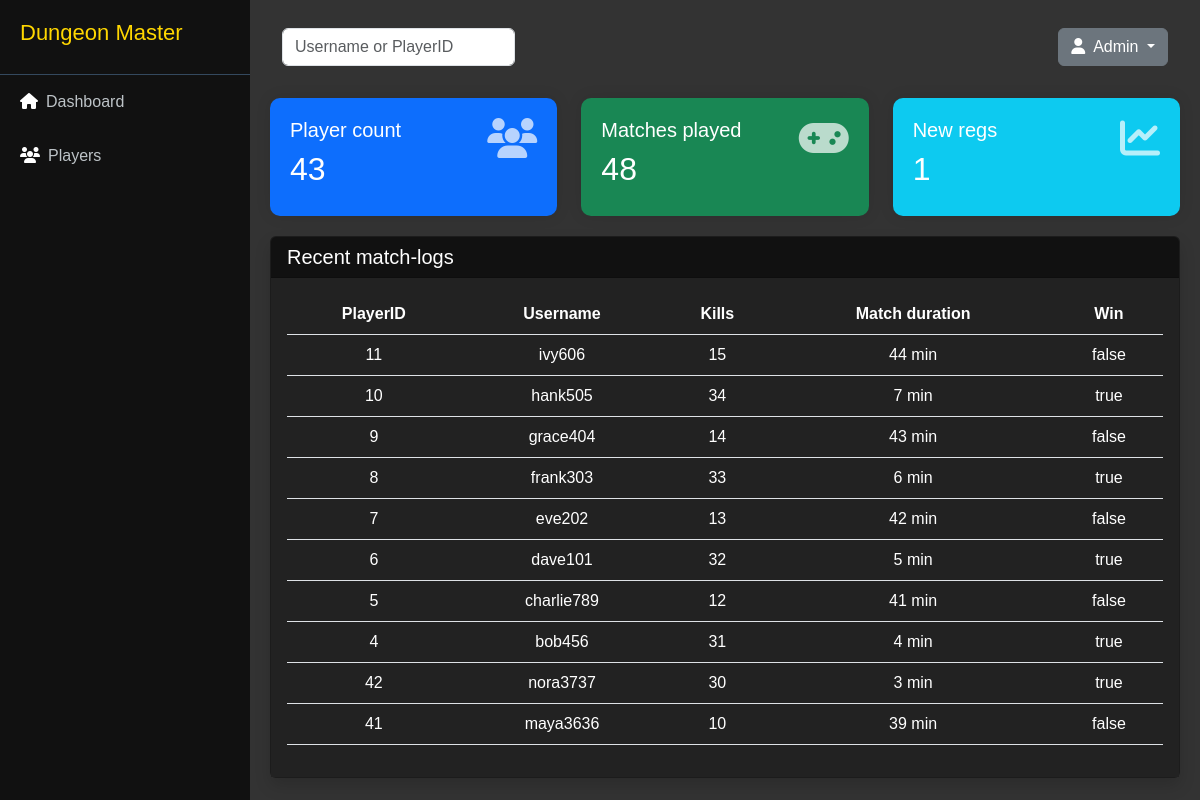
/dungeonmaster/admin_panel/mainPanel.php, run on the app's committed database.
### tables this page shows
CREATE TABLE `matchlogs` (
  `MatchID` int(11) NOT NULL,
  `PlayerID` int(11) NOT NULL,
  `Kills` int(11) DEFAULT 0,
  `MatchDuration` int(11) NOT NULL,
  `Win` tinyint(1) NOT NULL
);

CREATE TABLE `players` (
  `PlayerID` int(11) NOT NULL,
  `Username` varchar(50) NOT NULL,
  `PasswordHash` varchar(255) NOT NULL,
  `Email` varchar(100) NOT NULL,
  `Level` int(3) NOT NULL DEFAULT 0,
  `Permission` int(1) NOT NULL DEFAULT 0,
  `RegDate` datetime NOT NULL DEFAULT current_timestamp()
);

### dungeonmaster/admin_panel/mainPanel.php (the view, shortened to what this page needs)
<?php
$servername = "localhost";
$username = "root";
$password = "";
$dbname = "dungeonmaster";
try {
    $conn = new PDO("mysql:host=$servername;dbname=$dbname", $username, $password);
    $conn->setAttribute(PDO::ATTR_ERRMODE, PDO::ERRMODE_EXCEPTION);
    $stmt = $conn->query("SELECT COUNT(*) FROM players");
    $playerCount = $stmt->fetchColumn();
    $stmt = $conn->query("SELECT COUNT(*) FROM players WHERE DATE(RegDate) = CURDATE()");
    $newRegs = $stmt->fetchColumn();
    $stmt = $conn->query("SELECT COUNT(*) FROM matchlogs");
    $matchesPlayed = $stmt->fetchColumn();
    $stmt = $conn->query("
        SELECT m.PlayerID, p.Username, m.Kills, m.MatchDuration, m.Win
        FROM matchlogs m
        JOIN players p ON m.PlayerID = p.PlayerID
        ORDER BY m.MatchID DESC
        LIMIT 10
    ");
    $matchLogs = $stmt->fetchAll(PDO::FETCH_ASSOC);
} catch(PDOException $e) {
    echo "Hiba: " . $e->getMessage();
}
?>
<!DOCTYPE html>
<html lang="hu">
<head>
    <link href="https://cdn.jsdelivr.net/npm/bootstrap@5.3.0/dist/css/bootstrap.min.css" rel="stylesheet">
    <link rel="stylesheet" href="https://cdnjs.cloudflare.com/ajax/libs/font-awesome/6.4.0/css/all.min.css">
</head>
<body>
<div class="sidebar">
    <div class="sidebar-header">
        <h4>Dungeon Master</h4>
    </div>
    <ul class="sidebar-menu">
        <li><a href="mainPanel.php"><i class="fas fa-home me-2"></i>Dashboard</a></li>
        <li><a href="users.php"><i class="fas fa-users me-2"></i>Players</a></li>
    </ul>
</div>
<div class="main-content">
    <nav class="navbar mb-4">
        <div class="container-fluid">
            <form class="d-flex">
                <input class="form-control me-2" type="search" placeholder="Username or PlayerID">
            </form>
            <div class="dropdown">
                <button class="btn btn-secondary dropdown-toggle" type="button" data-bs-toggle="dropdown">
                    <i class="fas fa-user me-2"></i>Admin
                </button>
            </div>
        </div>
    </nav>
    <div class="row">
        <div class="col-md-4">
            <div class="stat-card bg-primary text-white">
                <h5>Player count</h5>
                <h2><?= htmlspecialchars($playerCount) ?></h2>
                <i class="fas fa-users stat-icon"></i>
            </div>
        </div>
        <div class="col-md-4">
            <div class="stat-card bg-success text-white">
                <h5>Matches played</h5>
                <h2><?= htmlspecialchars($matchesPlayed) ?></h2>
                <i class="fas fa-gamepad stat-icon"></i>
            </div>
        </div>
        <div class="col-md-4">
            <div class="stat-card bg-info text-white">
                <h5>New regs</h5>
                <h2><?= htmlspecialchars($newRegs) ?></h2>
                <i class="fas fa-chart-line stat-icon"></i>
            </div>
        </div>
    </div>
    <div class="card shadow" style="background-color: #222 !important;">
        <div class="card-header">
            <h5 class="mb-0">Recent match-logs</h5>
        </div>
        <div class="card-body">
            <table class="table table-hover">
                <thead>
                    <tr>
                        <th>PlayerID</th>
                        <th>Username</th>
                        <th>Kills</th>
                        <th>Match duration</th>
                        <th>Win</th>
                    </tr>
                </thead>
                <tbody>
                    <?php foreach ($matchLogs as $log): ?>
                        <tr>
                            <td><?= htmlspecialchars($log['PlayerID']) ?></td>
                            <td><?= htmlspecialchars($log['Username']) ?></td>
                            <td><?= htmlspecialchars($log['Kills']) ?></td>
                            <td><?= htmlspecialchars($log['MatchDuration']) ?> min</td>
                            <td><?= $log['Win'] ? 'true' : 'false' ?></td>
                        </tr>
                    <?php endforeach; ?>
                </tbody>
            </table>
        </div>
    </div>
</div>
</body>
</html>

### dungeonmaster/admin_panel/mainPanel.php (style rules this page uses)
* { font-family: 'DungeonFont', sans-serif; color: white; }
.sidebar { background: #111; min-height: 100vh; position: fixed; width: 250px; }
.card-header { background-color: #111; }
.card-body { background-color: #222; }
table { background-color: #222; }
th, td { color: white !important; background-color: #222 !important; }
tr { text-align: center; }
.main-content, .navbar { background-color: #333; }
body { background-color: #333; }
h4 { color: #FFD700; font-size: 22px; }
h5 { color: white; }
.sidebar-header { padding: 20px; color: #ecf0f1; border-bottom: 1px solid #34495e; }
.sidebar-menu { list-style: none; padding: 0; }
.sidebar-menu li a { color: #bdc3c7; padding: 15px 20px; display: block; text-decoration: none; transition: 0.3s; }
.main-content { margin-left: 250px; padding: 20px; }
.stat-card { background: white; border-radius: 10px; padding: 20px; margin-bottom: 20px; box-shadow: 0 0 15px rgba(0,0,0,0.1); position: relative; }
.stat-icon { font-size: 2.5rem; position: absolute; top: 20px; right: 20px; opacity: 0.7; }

### data on the page
matchlogs: PlayerID "11", PlayerID.Username "ivy606", Kills "15", MatchDuration "44", Win "false"
matchlogs: PlayerID "10", PlayerID.Username "hank505", Kills "34", MatchDuration "7", Win "true"
matchlogs: PlayerID "9", PlayerID.Username "grace404", Kills "14", MatchDuration "43", Win "false"
matchlogs: PlayerID "8", PlayerID.Username "frank303", Kills "33", MatchDuration "6", Win "true"
matchlogs: PlayerID "7", PlayerID.Username "eve202", Kills "13", MatchDuration "42", Win "false"
matchlogs: PlayerID "6", PlayerID.Username "dave101", Kills "32", MatchDuration "5", Win "true"
matchlogs: PlayerID "5", PlayerID.Username "charlie789", Kills "12", MatchDuration "41", Win "false"
matchlogs: PlayerID "4", PlayerID.Username "bob456", Kills "31", MatchDuration "4", Win "true"
matchlogs: PlayerID "42", PlayerID.Username "nora3737", Kills "30", MatchDuration "3", Win "true"
matchlogs: PlayerID "41", PlayerID.Username "maya3636", Kills "10", MatchDuration "39", Win "false"

### other printed values
$playerCount "43"
$matchesPlayed "48"
$newRegs "1"
